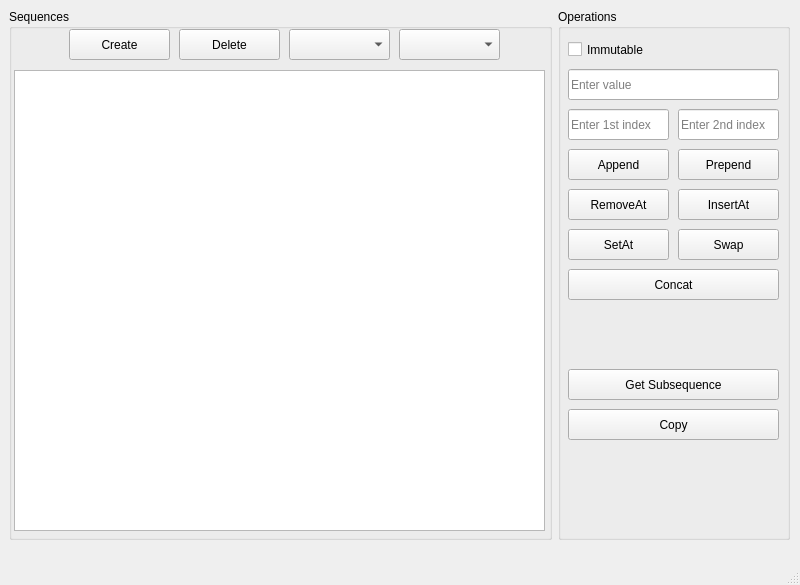
<?xml version="1.0" encoding="UTF-8"?>
<ui version="4.0">
 <class>MainWindow</class>
 <widget class="QMainWindow" name="MainWindow">
  <property name="geometry">
   <rect>
    <x>0</x>
    <y>0</y>
    <width>800</width>
    <height>585</height>
   </rect>
  </property>
  <property name="windowTitle">
   <string>MainWindow</string>
  </property>
  <widget class="QWidget" name="centralwidget">
   <property name="sizePolicy">
    <sizepolicy hsizetype="Expanding" vsizetype="Expanding">
     <horstretch>0</horstretch>
     <verstretch>0</verstretch>
    </sizepolicy>
   </property>
   <widget class="QWidget" name="horizontalLayoutWidget">
    <property name="geometry">
     <rect>
      <x>9</x>
      <y>9</y>
      <width>781</width>
      <height>531</height>
     </rect>
    </property>
    <layout class="QHBoxLayout" name="horizontalLayout" stretch="7,3">
     <item>
      <widget class="QGroupBox" name="Sequences">
       <property name="title">
        <string>Sequences</string>
       </property>
       <widget class="QPushButton" name="createBtn">
        <property name="geometry">
         <rect>
          <x>60</x>
          <y>20</y>
          <width>101</width>
          <height>31</height>
         </rect>
        </property>
        <property name="text">
         <string>Create</string>
        </property>
       </widget>
       <widget class="QPushButton" name="deleteBtn">
        <property name="geometry">
         <rect>
          <x>170</x>
          <y>20</y>
          <width>101</width>
          <height>31</height>
         </rect>
        </property>
        <property name="text">
         <string>Delete</string>
        </property>
       </widget>
       <widget class="QComboBox" name="varType">
        <property name="geometry">
         <rect>
          <x>280</x>
          <y>20</y>
          <width>101</width>
          <height>31</height>
         </rect>
        </property>
        <property name="currentText">
         <string/>
        </property>
        <property name="placeholderText">
         <string>Content type</string>
        </property>
        <item>
         <property name="text">
          <string>Integer</string>
         </property>
        </item>
        <item>
         <property name="text">
          <string>Double</string>
         </property>
        </item>
       </widget>
       <widget class="QComboBox" name="containerType">
        <property name="geometry">
         <rect>
          <x>390</x>
          <y>20</y>
          <width>101</width>
          <height>31</height>
         </rect>
        </property>
        <property name="currentText">
         <string/>
        </property>
        <property name="placeholderText">
         <string>Container type</string>
        </property>
        <item>
         <property name="text">
          <string>LinkedList</string>
         </property>
        </item>
        <item>
         <property name="text">
          <string>Array</string>
         </property>
        </item>
       </widget>
       <widget class="QListWidget" name="seqList">
        <property name="geometry">
         <rect>
          <x>5</x>
          <y>61</y>
          <width>531</width>
          <height>461</height>
         </rect>
        </property>
       </widget>
      </widget>
     </item>
     <item>
      <widget class="QGroupBox" name="Operations">
       <property name="title">
        <string>Operations</string>
       </property>
       <widget class="QPushButton" name="appendBtn">
        <property name="geometry">
         <rect>
          <x>10</x>
          <y>140</y>
          <width>101</width>
          <height>31</height>
         </rect>
        </property>
        <property name="text">
         <string>Append</string>
        </property>
       </widget>
       <widget class="QPushButton" name="prependBtn">
        <property name="geometry">
         <rect>
          <x>120</x>
          <y>140</y>
          <width>101</width>
          <height>31</height>
         </rect>
        </property>
        <property name="text">
         <string>Prepend</string>
        </property>
       </widget>
       <widget class="QPushButton" name="insertAtBtn">
        <property name="geometry">
         <rect>
          <x>120</x>
          <y>180</y>
          <width>101</width>
          <height>31</height>
         </rect>
        </property>
        <property name="text">
         <string>InsertAt</string>
        </property>
       </widget>
       <widget class="QPushButton" name="removeAtBtn">
        <property name="geometry">
         <rect>
          <x>10</x>
          <y>180</y>
          <width>101</width>
          <height>31</height>
         </rect>
        </property>
        <property name="text">
         <string>RemoveAt</string>
        </property>
       </widget>
       <widget class="QPushButton" name="setAtBtn">
        <property name="geometry">
         <rect>
          <x>10</x>
          <y>220</y>
          <width>101</width>
          <height>31</height>
         </rect>
        </property>
        <property name="text">
         <string>SetAt</string>
        </property>
       </widget>
       <widget class="QLineEdit" name="valueInput">
        <property name="geometry">
         <rect>
          <x>10</x>
          <y>60</y>
          <width>211</width>
          <height>31</height>
         </rect>
        </property>
        <property name="placeholderText">
         <string>Enter value</string>
        </property>
       </widget>
       <widget class="QLineEdit" name="index1Input">
        <property name="geometry">
         <rect>
          <x>10</x>
          <y>100</y>
          <width>101</width>
          <height>31</height>
         </rect>
        </property>
        <property name="placeholderText">
         <string>Enter 1st index</string>
        </property>
       </widget>
       <widget class="QLineEdit" name="index2Input">
        <property name="geometry">
         <rect>
          <x>120</x>
          <y>100</y>
          <width>101</width>
          <height>31</height>
         </rect>
        </property>
        <property name="placeholderText">
         <string>Enter 2nd index</string>
        </property>
       </widget>
       <widget class="QPushButton" name="swapBtn">
        <property name="geometry">
         <rect>
          <x>120</x>
          <y>220</y>
          <width>101</width>
          <height>31</height>
         </rect>
        </property>
        <property name="text">
         <string>Swap</string>
        </property>
       </widget>
       <widget class="QCheckBox" name="isImmutable">
        <property name="geometry">
         <rect>
          <x>10</x>
          <y>30</y>
          <width>85</width>
          <height>21</height>
         </rect>
        </property>
        <property name="text">
         <string>Immutable</string>
        </property>
       </widget>
       <widget class="QPushButton" name="copyBtn">
        <property name="geometry">
         <rect>
          <x>10</x>
          <y>400</y>
          <width>211</width>
          <height>31</height>
         </rect>
        </property>
        <property name="text">
         <string>Copy</string>
        </property>
       </widget>
       <widget class="QPushButton" name="subSeqBtn">
        <property name="geometry">
         <rect>
          <x>10</x>
          <y>360</y>
          <width>211</width>
          <height>31</height>
         </rect>
        </property>
        <property name="text">
         <string>Get Subsequence</string>
        </property>
       </widget>
       <widget class="QPushButton" name="concatBtn">
        <property name="geometry">
         <rect>
          <x>10</x>
          <y>260</y>
          <width>211</width>
          <height>31</height>
         </rect>
        </property>
        <property name="text">
         <string>Concat</string>
        </property>
       </widget>
      </widget>
     </item>
    </layout>
   </widget>
  </widget>
  <widget class="QMenuBar" name="menubar">
   <property name="geometry">
    <rect>
     <x>0</x>
     <y>0</y>
     <width>800</width>
     <height>20</height>
    </rect>
   </property>
  </widget>
  <widget class="QStatusBar" name="statusbar"/>
 </widget>
 <resources/>
 <connections/>
</ui>
